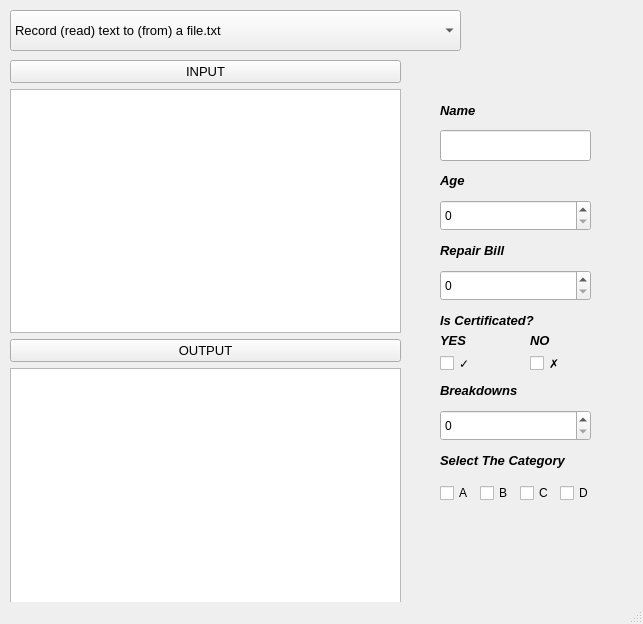
<?xml version="1.0" encoding="UTF-8"?>
<ui version="4.0">
 <class>MainWindow</class>
 <widget class="QMainWindow" name="MainWindow">
  <property name="geometry">
   <rect>
    <x>0</x>
    <y>0</y>
    <width>643</width>
    <height>624</height>
   </rect>
  </property>
  <property name="windowTitle">
   <string>MainWindow</string>
  </property>
  <widget class="QWidget" name="centralwidget">
   <widget class="QComboBox" name="comboBox">
    <property name="geometry">
     <rect>
      <x>10</x>
      <y>10</y>
      <width>451</width>
      <height>41</height>
     </rect>
    </property>
    <property name="font">
     <font>
      <pointsize>10</pointsize>
     </font>
    </property>
    <item>
     <property name="text">
      <string>Record (read) text to (from) a file.txt</string>
     </property>
    </item>
    <item>
     <property name="text">
      <string>Record (read) array values to (from) a file.txt</string>
     </property>
    </item>
    <item>
     <property name="text">
      <string>Append (read) structure fields values to (from) a file.txt</string>
     </property>
    </item>
    <item>
     <property name="text">
      <string>Append (read) structure fields values to (from) a file.bin</string>
     </property>
    </item>
    <item>
     <property name="text">
      <string>Append (read) text to (from) a file.txt</string>
     </property>
    </item>
   </widget>
   <widget class="QWidget" name="">
    <property name="geometry">
     <rect>
      <x>10</x>
      <y>60</y>
      <width>391</width>
      <height>551</height>
     </rect>
    </property>
    <layout class="QGridLayout" name="gridLayout">
     <item row="2" column="0">
      <widget class="QPushButton" name="outputBtn">
       <property name="font">
        <font>
         <pointsize>10</pointsize>
        </font>
       </property>
       <property name="text">
        <string>OUTPUT</string>
       </property>
      </widget>
     </item>
     <item row="1" column="0">
      <widget class="QTextEdit" name="textEdit_input"/>
     </item>
     <item row="3" column="0">
      <widget class="QTextEdit" name="textEdit_output"/>
     </item>
     <item row="0" column="0">
      <widget class="QPushButton" name="inputBtn">
       <property name="font">
        <font>
         <pointsize>10</pointsize>
        </font>
       </property>
       <property name="text">
        <string>INPUT</string>
       </property>
      </widget>
     </item>
    </layout>
   </widget>
   <widget class="QStackedWidget" name="stackedWidget">
    <property name="geometry">
     <rect>
      <x>420</x>
      <y>70</y>
      <width>201</width>
      <height>491</height>
     </rect>
    </property>
    <widget class="QWidget" name="page">
     <widget class="QLabel" name="label_14">
      <property name="geometry">
       <rect>
        <x>20</x>
        <y>260</y>
        <width>41</width>
        <height>21</height>
       </rect>
      </property>
      <property name="font">
       <font>
        <pointsize>10</pointsize>
        <italic>true</italic>
        <bold>true</bold>
        <strikeout>false</strikeout>
       </font>
      </property>
      <property name="text">
       <string>YES</string>
      </property>
     </widget>
     <widget class="QCheckBox" name="checkBox_yes">
      <property name="geometry">
       <rect>
        <x>20</x>
        <y>280</y>
        <width>41</width>
        <height>26</height>
       </rect>
      </property>
      <property name="text">
       <string>✓</string>
      </property>
     </widget>
     <widget class="QLineEdit" name="lineEdit">
      <property name="geometry">
       <rect>
        <x>20</x>
        <y>60</y>
        <width>151</width>
        <height>31</height>
       </rect>
      </property>
     </widget>
     <widget class="QCheckBox" name="checkBox_no">
      <property name="geometry">
       <rect>
        <x>110</x>
        <y>280</y>
        <width>41</width>
        <height>26</height>
       </rect>
      </property>
      <property name="text">
       <string>✗</string>
      </property>
     </widget>
     <widget class="QLabel" name="label_16">
      <property name="geometry">
       <rect>
        <x>20</x>
        <y>310</y>
        <width>141</width>
        <height>21</height>
       </rect>
      </property>
      <property name="font">
       <font>
        <pointsize>10</pointsize>
        <italic>true</italic>
        <bold>true</bold>
        <strikeout>false</strikeout>
       </font>
      </property>
      <property name="text">
       <string>Breakdowns</string>
      </property>
     </widget>
     <widget class="QLabel" name="label_13">
      <property name="geometry">
       <rect>
        <x>20</x>
        <y>240</y>
        <width>141</width>
        <height>21</height>
       </rect>
      </property>
      <property name="font">
       <font>
        <pointsize>10</pointsize>
        <italic>true</italic>
        <bold>true</bold>
        <strikeout>false</strikeout>
       </font>
      </property>
      <property name="text">
       <string>Is Certificated?</string>
      </property>
     </widget>
     <widget class="QLabel" name="label_12">
      <property name="geometry">
       <rect>
        <x>20</x>
        <y>170</y>
        <width>141</width>
        <height>21</height>
       </rect>
      </property>
      <property name="font">
       <font>
        <pointsize>10</pointsize>
        <italic>true</italic>
        <bold>true</bold>
        <strikeout>false</strikeout>
       </font>
      </property>
      <property name="text">
       <string>Repair Bill </string>
      </property>
     </widget>
     <widget class="QSpinBox" name="spinBox_breakdowns">
      <property name="geometry">
       <rect>
        <x>20</x>
        <y>340</y>
        <width>151</width>
        <height>31</height>
       </rect>
      </property>
     </widget>
     <widget class="QLabel" name="label_15">
      <property name="geometry">
       <rect>
        <x>110</x>
        <y>260</y>
        <width>31</width>
        <height>21</height>
       </rect>
      </property>
      <property name="font">
       <font>
        <pointsize>10</pointsize>
        <italic>true</italic>
        <bold>true</bold>
        <strikeout>false</strikeout>
       </font>
      </property>
      <property name="text">
       <string>NO</string>
      </property>
     </widget>
     <widget class="QSpinBox" name="spinBox_age">
      <property name="geometry">
       <rect>
        <x>20</x>
        <y>130</y>
        <width>151</width>
        <height>31</height>
       </rect>
      </property>
     </widget>
     <widget class="QSpinBox" name="spinBox_repairBill">
      <property name="geometry">
       <rect>
        <x>20</x>
        <y>200</y>
        <width>151</width>
        <height>31</height>
       </rect>
      </property>
     </widget>
     <widget class="QLabel" name="label_11">
      <property name="geometry">
       <rect>
        <x>20</x>
        <y>100</y>
        <width>141</width>
        <height>21</height>
       </rect>
      </property>
      <property name="font">
       <font>
        <pointsize>10</pointsize>
        <italic>true</italic>
        <bold>true</bold>
        <strikeout>false</strikeout>
       </font>
      </property>
      <property name="text">
       <string>Age</string>
      </property>
     </widget>
     <widget class="QLabel" name="label_10">
      <property name="geometry">
       <rect>
        <x>20</x>
        <y>30</y>
        <width>141</width>
        <height>21</height>
       </rect>
      </property>
      <property name="font">
       <font>
        <pointsize>10</pointsize>
        <italic>true</italic>
        <bold>true</bold>
        <strikeout>false</strikeout>
       </font>
      </property>
      <property name="text">
       <string>Name</string>
      </property>
     </widget>
     <widget class="QLabel" name="label_17">
      <property name="geometry">
       <rect>
        <x>20</x>
        <y>380</y>
        <width>181</width>
        <height>21</height>
       </rect>
      </property>
      <property name="font">
       <font>
        <pointsize>10</pointsize>
        <italic>true</italic>
        <bold>true</bold>
        <strikeout>false</strikeout>
       </font>
      </property>
      <property name="text">
       <string>Select The Category</string>
      </property>
     </widget>
     <widget class="QCheckBox" name="checkBox_A">
      <property name="geometry">
       <rect>
        <x>20</x>
        <y>410</y>
        <width>41</width>
        <height>26</height>
       </rect>
      </property>
      <property name="text">
       <string>A</string>
      </property>
     </widget>
     <widget class="QCheckBox" name="checkBox_B">
      <property name="geometry">
       <rect>
        <x>60</x>
        <y>410</y>
        <width>41</width>
        <height>26</height>
       </rect>
      </property>
      <property name="text">
       <string>B</string>
      </property>
     </widget>
     <widget class="QCheckBox" name="checkBox_C">
      <property name="geometry">
       <rect>
        <x>100</x>
        <y>410</y>
        <width>41</width>
        <height>26</height>
       </rect>
      </property>
      <property name="text">
       <string>C</string>
      </property>
     </widget>
     <widget class="QCheckBox" name="checkBox_D">
      <property name="geometry">
       <rect>
        <x>140</x>
        <y>410</y>
        <width>41</width>
        <height>26</height>
       </rect>
      </property>
      <property name="text">
       <string>D</string>
      </property>
     </widget>
    </widget>
    <widget class="QWidget" name="page_2"/>
   </widget>
  </widget>
  <widget class="QMenuBar" name="menubar">
   <property name="geometry">
    <rect>
     <x>0</x>
     <y>0</y>
     <width>643</width>
     <height>25</height>
    </rect>
   </property>
  </widget>
  <widget class="QStatusBar" name="statusbar"/>
 </widget>
 <resources/>
 <connections/>
</ui>
